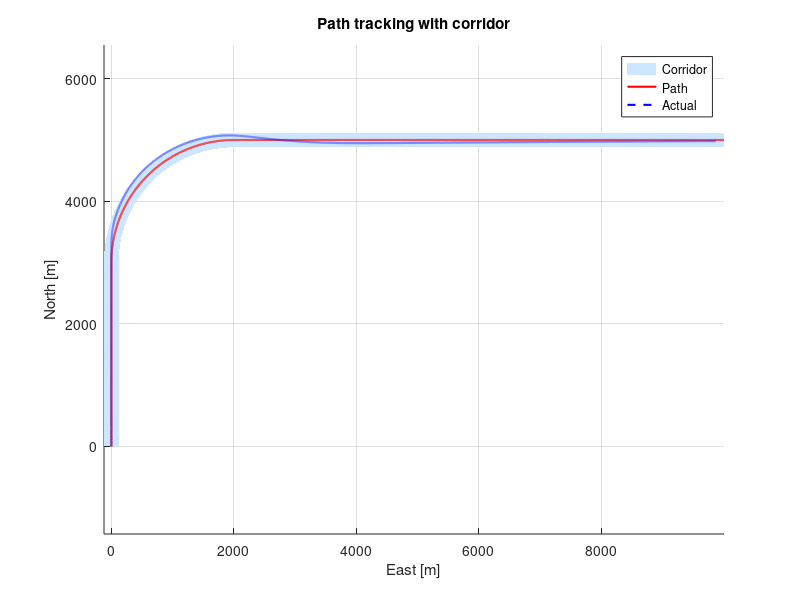
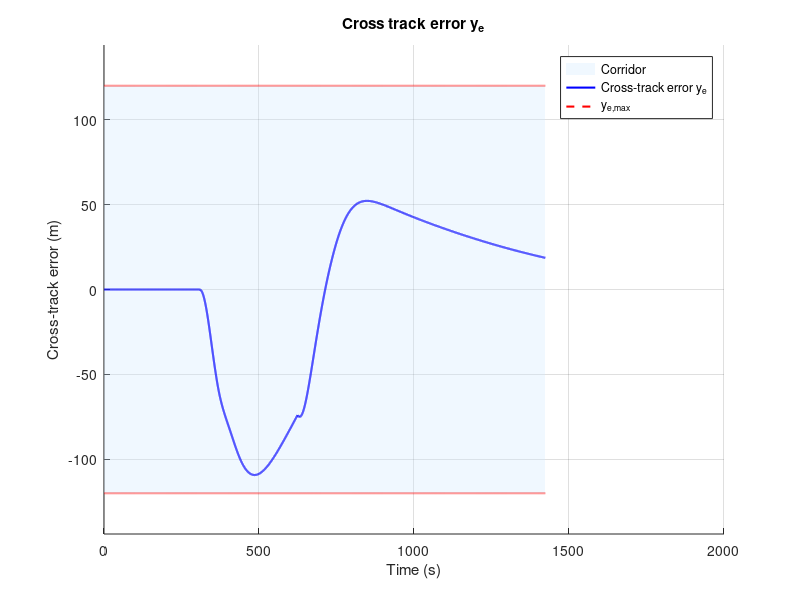

Reproduce these figures in MATLAB, in order.
clc; clear; close all;

load('simdata_CBF_nominal.mat');   % loads simdata and t

u           = simdata(:,1);                 % m/s
v           = simdata(:,2);                 % m/s
r           = simdata(:,3);                 % rad/s
r_deg       = (180/pi) * r;                 % deg/s
x           = simdata(:,4);                 % m
y           = simdata(:,5);                 % m
psi         = simdata(:,6);                 % rad
psi_deg     = (180/pi) * psi;               % deg
delta_deg   = (180/pi) * simdata(:,7);      % deg
n   = simdata(:,8);    % rpm (state 8 is n in rpm)
n_c = simdata(:,10);   % rpm (command you stored)
delta_c_deg = (180/pi) * simdata(:,9);      % deg
u_d         = simdata(:,11);                % m/s
psi_d       = simdata(:,12);                % rad
psi_d_deg   = (180/pi) * psi_d;             % deg
r_d         =  simdata(:,13);               % rad/s
r_d_deg     = (180/pi) * r_d;               % deg/s
beta        = simdata(:,14);                % rad
beta_deg    = (180/pi) * beta;              % deg
beta_c      = simdata(:,15);                % rad
beta_c_deg  = (180/pi) * beta_c;            % deg
x_p         = simdata(:,16);                % m
y_p         = simdata(:,17);                % m
delta       = simdata(:,18);                % m
psi_ref     = simdata(:,19);                % rad
psi_ref_deg = psi_ref * (180/pi);           % deg
e_y_max     = simdata(:,20);                % m
dx_p        = simdata(:,21);                
dy_p        = simdata(:,22);
e_y         = simdata(:,23);                % m
psi_d_safe  = simdata(:,24);                % rad
psi_d_safe_deg   = (180/pi) * psi_d_safe;   % deg
cbf_val     = simdata(:,25);

% corridor boundaries
x_right = x_p - e_y_max .* dy_p;
y_right = y_p + e_y_max .* dx_p;
x_left = x_p + e_y_max .* dy_p;
y_left = y_p - e_y_max .* dx_p;

figure(1); hold on; axis equal; grid on;
fill([y_left; flipud(y_right)], [x_left; flipud(x_right)], ...
    [0.8 0.9 1.0], 'EdgeColor','none', 'DisplayName','Corridor');
plot(y_p, x_p, 'r-', 'LineWidth',1.5, 'DisplayName','Path')
plot(y, x, 'b--', 'LineWidth',1.5, 'DisplayName','Actual')
xlabel('East [m]'); ylabel('North [m]');    % Remember x,y is opposide because of NED
title('Path tracking with corridor');
legend;

figure(2); hold on; grid on;
fill([t'; flipud(t')], [e_y_max; flipud(-e_y_max)], [0.8 0.9 1.0], ...
    'EdgeColor', 'none', 'FaceAlpha', 0.3, 'DisplayName', 'Corridor');
xlabel('Time (s)'); ylabel('Cross-track error (m)');
plot(t, e_y, 'b', 'LineWidth', 1.5, 'DisplayName', 'Cross-track error y_e');
plot(t, e_y_max, 'r--', 'LineWidth', 1.5, 'DisplayName', 'y_{e,max}');
plot(t, -e_y_max, 'r--', 'LineWidth', 1.5, 'HandleVisibility', 'off');
title('Cross track error y_e');
legend; ylim([-1.2*max(e_y_max), 1.2*max(e_y_max)]);
